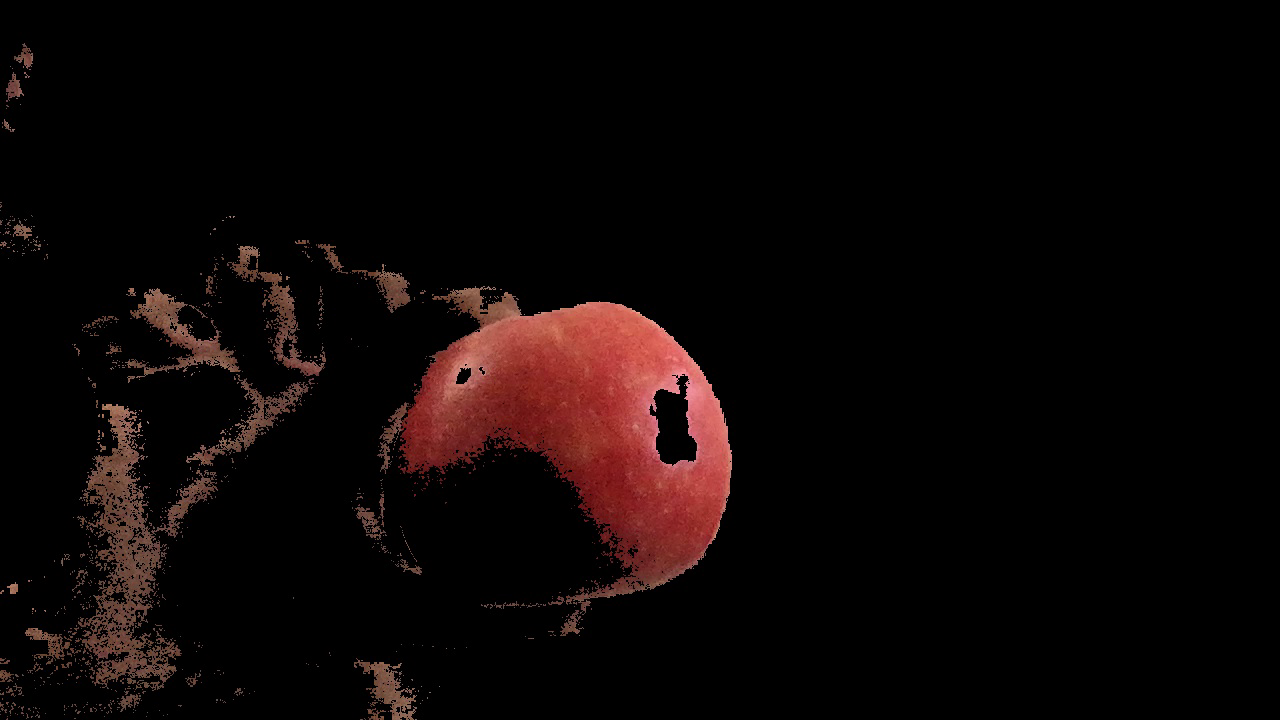
#> input picture frame 0 of Project1/objectdetected.avi, 1280 x 720 px, given in place of the camera
$ python ObjectDetect.py
#> lines starting #> are read from the running program, lines starting #| are printed output that depends on the picture; after the words box and inside, x2 and y2 are one past the last pixel; in counts of white or black regions, pixels touching at a corner belong together
#> the answer given: 1
import cv2
import time
import numpy as np
import SaltandPepperNoiseAdditionandRemoval as sp


def videcapture_objectdetect():
    """
   Captures the video and will detect the object(redapple).
   Saves the capture video on capturedvideo.avi file and the object detection in objectdetected.avi file
   also calulates the frames per second
    """
    video = cv2.VideoCapture(0);
    # Number of frames to capture

    frame_width = int(video.get(3))
    frame_height = int(video.get(4))

    # Define the codec and create VideoWriter object.The output is stored in 'outpy.avi' file.
    out2 = cv2.VideoWriter('objectdetected.avi',cv2.VideoWriter_fourcc('M','J','P','G'), 10,(frame_width,frame_height))
    out1 = cv2.VideoWriter('capturedvideo.avi',cv2.VideoWriter_fourcc('M','J','P','G'),10, (frame_width,frame_height))


    # Start time
    start = time.time()
    framecounter=0;
    totalframes=200

    # Grab a few frames
    while(True):

        ret, frame = video.read()
#> frame is the input picture: shape (720, 1280, 3); mean B, G, R 5.6, 6.2, 12.9
        if ret == True:
            hsv = cv2.cvtColor(frame, cv2.COLOR_BGR2HSV)
#> hsv: shape (720, 1280, 3); mean H, S, V 5.6, 30.9, 13
            redmin1 = np.array([27,120,52])
            redmin2 = np.array([179,255,185])

            mask = cv2.inRange(hsv, redmin1, redmin2)
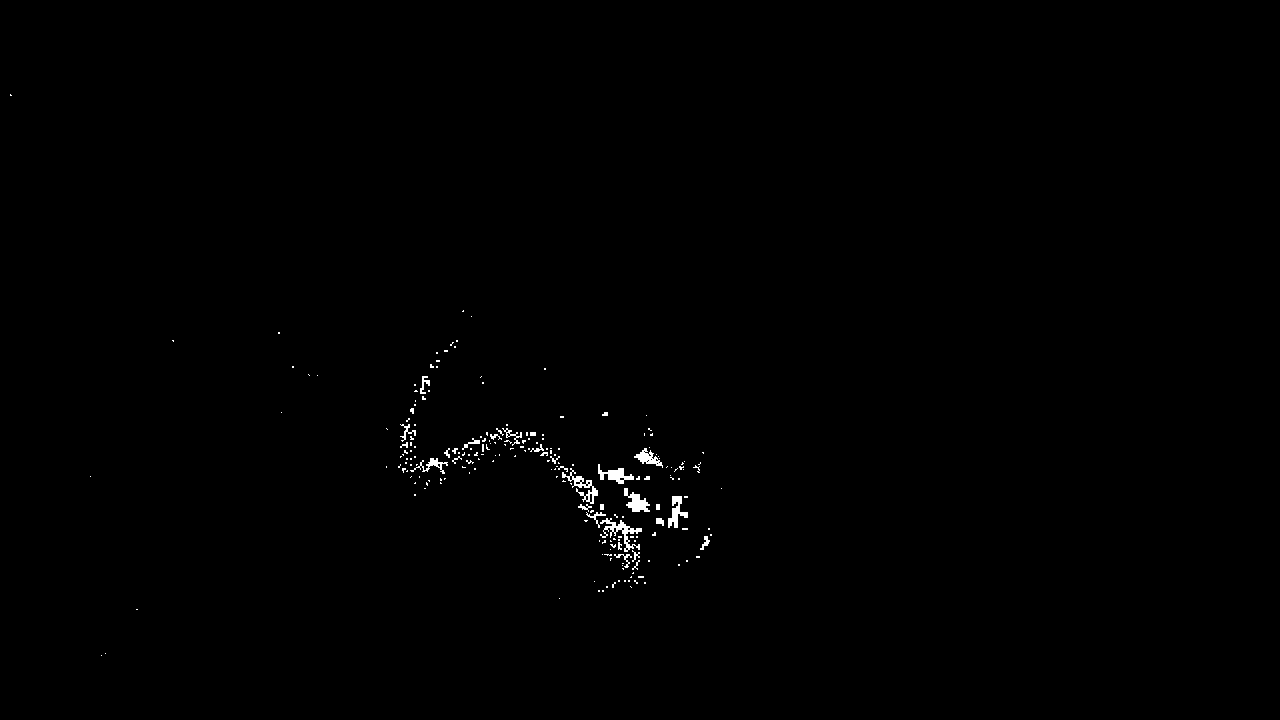
#> mask: shape (720, 1280); 0.43% white; 214 white regions (181 under 20 px), largest, box (x1, y1, x2, y2) and area: (600, 518, 642, 552) 405, (562, 468, 598, 504) 335, (624, 488, 650, 512) 312
            res = cv2.bitwise_and(frame,frame, mask= mask)

            kernel = np.ones((5,5),np.uint8)
            erosion = cv2.erode(mask,kernel,iterations = 1)
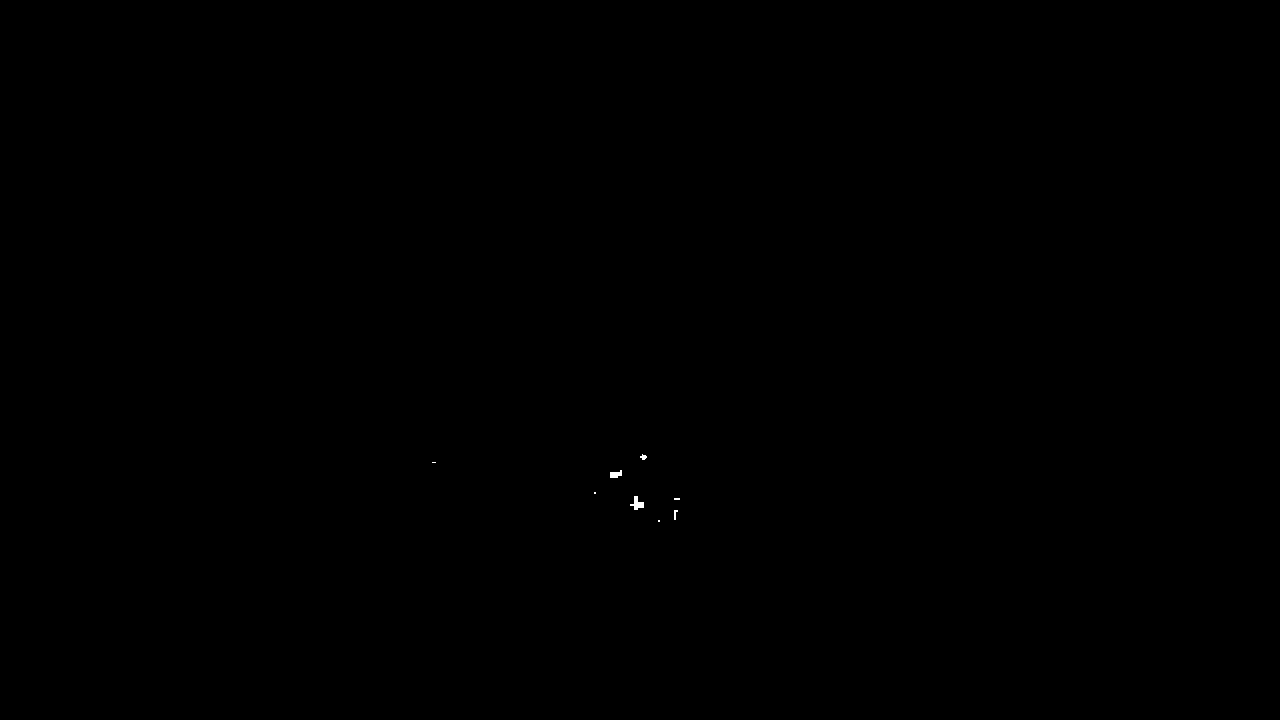
#> erosion: shape (720, 1280); 0.03% white; 8 white regions (4 under 20 px), largest, box (x1, y1, x2, y2) and area: (630, 496, 644, 510) 100, (610, 470, 622, 478) 68, (640, 454, 647, 460) 26, (674, 510, 678, 520) 24
            dilation = cv2.dilate(mask,kernel,iterations = 1)
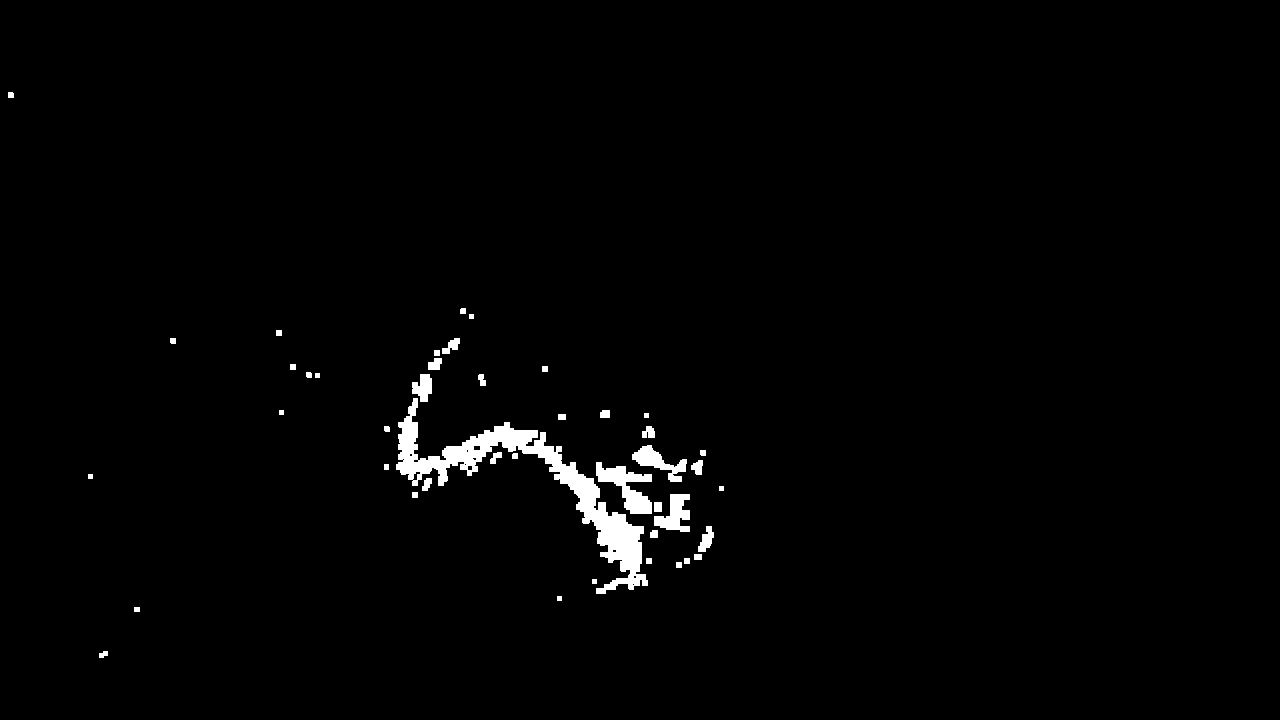
#> dilation: shape (720, 1280); 1.5% white; 44 white regions, largest, box (x1, y1, x2, y2) and area: (396, 398, 648, 594) 8271, (596, 462, 652, 514) 1312, (654, 494, 690, 532) 792

            cv2.imshow('Original',frame)
            cv2.imshow('Mask',mask)
            cv2.imshow('Erosion',erosion)
            cv2.imshow('Dilation',dilation)
            cv2.imshow('res',res)

            cv2.imwrite('grabbedmask.png',mask)


            cv2.imwrite('grabbedresult.png',res)

            out1.write(frame)
            out2.write(res)

            framecounter=framecounter+1
            if framecounter ==totalframes:
                break
            # Press Q on keyboard to stop recording
            if cv2.waitKey(1) & 0xFF == ord('q'):
#> (key q is pressed here)
              break

          # Break the loop
        else:
          break
        # Convert BGR to HSV


    # End time
    end = time.time()

    # Time elapsed
    seconds = end - start
    print ("Total Time taken : {0} seconds".format(seconds))

    # Calculate frames per second
    fps  = totalframes / seconds;
    print ("Total frames per second : {0}".format(fps))

    # When everything done, release the video capture and video write objects
    video.release()
    out1.release()
    out2.release()

    # Closes all the frames
    cv2.destroyAllWindows()


def selectFrame():
    """
    Select one frame from the captured video for adding noise and removal.
    """
    cap = cv2.VideoCapture('capturedvideo.avi')
    count = 0
    img =[]
    while cap.isOpened():
        ret,frame = cap.read()
        if ret == True:
            img=frame.copy()
            count = count + 1
            if count ==1:
              break
        else:
         break
    cap.release()
    cv2.destroyAllWindows()
    return img


def doTask():
    """
    Task 1: Video capture and object Detection
    Task 2: Salt and pepper noise addition and removal
    """
    isVideoCaptured= False
    user_choice1 = input('Enter 1 for video capture and object detection \n' )

    if int(user_choice1) == 1:
         videcapture_objectdetect()
         isVideoCaptured= True
         user_choice2  =input ('Enter 2 - for salt and pepper noise  addition and removal \n ')
#> the answer given: 1
         if int(user_choice2)==2:
              if isVideoCaptured:
                imgFile=selectFrame()
                noise_img = sp.sp_noise(imgFile,0.05)
                cv2.imwrite("noiseImage.png",noise_img)
                fin=sp.medianFilter(noise_img)
                cv2.imwrite('filteredImage.png',fin)

    else:
        print ('Please follow the instructions')
        doTask()


#main method
if __name__ == '__main__' :
    doTask()
